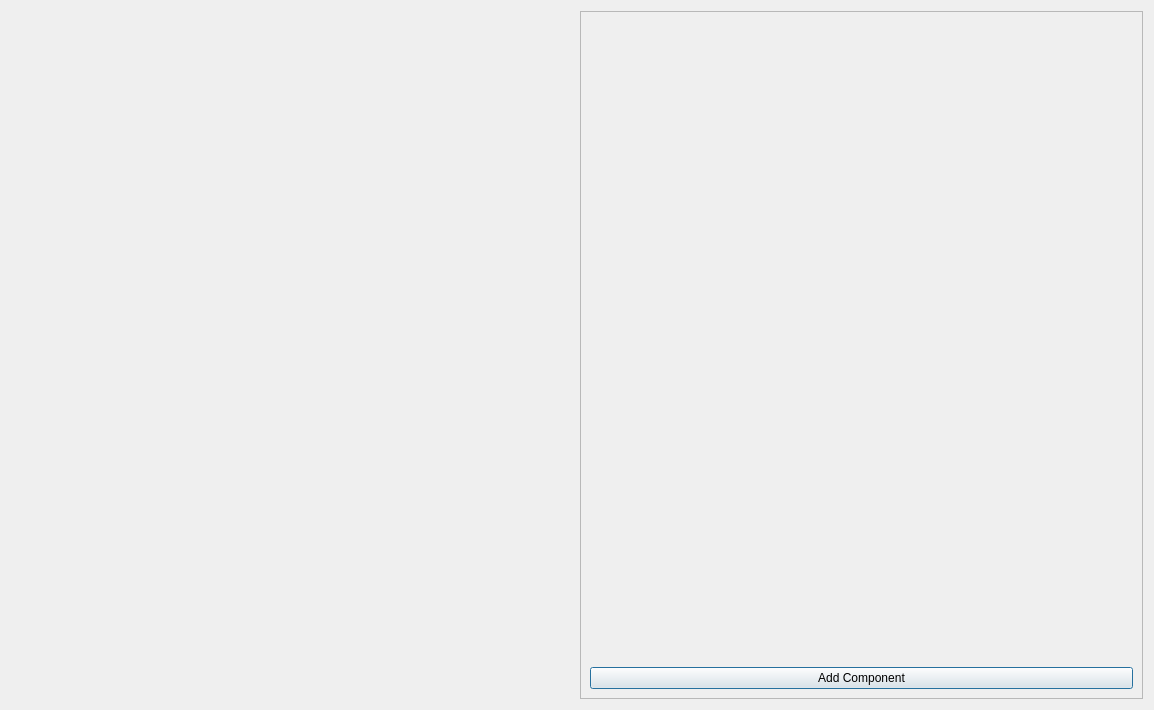
<?xml version="1.0" encoding="UTF-8"?>
<ui version="4.0">
 <class>Prefab_Editor_Dialog</class>
 <widget class="QDialog" name="Prefab_Editor_Dialog">
  <property name="geometry">
   <rect>
    <x>0</x>
    <y>0</y>
    <width>1154</width>
    <height>710</height>
   </rect>
  </property>
  <property name="windowTitle">
   <string>Prefab Editor</string>
  </property>
  <layout class="QVBoxLayout" name="verticalLayout_2">
   <item>
    <layout class="QHBoxLayout" name="horizontalLayout">
     <item>
      <widget class="Scene_View" name="prefab_view" native="true">
       <property name="sizePolicy">
        <sizepolicy hsizetype="MinimumExpanding" vsizetype="Preferred">
         <horstretch>0</horstretch>
         <verstretch>0</verstretch>
        </sizepolicy>
       </property>
       <property name="minimumSize">
        <size>
         <width>300</width>
         <height>300</height>
        </size>
       </property>
       <property name="focusPolicy">
        <enum>Qt::StrongFocus</enum>
       </property>
      </widget>
     </item>
     <item>
      <widget class="QScrollArea" name="scrollArea">
       <property name="styleSheet">
        <string notr="true"/>
       </property>
       <property name="widgetResizable">
        <bool>true</bool>
       </property>
       <widget class="QWidget" name="scrollAreaWidgetContents">
        <property name="geometry">
         <rect>
          <x>0</x>
          <y>0</y>
          <width>562</width>
          <height>688</height>
         </rect>
        </property>
        <layout class="QVBoxLayout" name="verticalLayout">
         <item>
          <widget class="Component_Widget" name="comp_widget" native="true">
           <property name="sizePolicy">
            <sizepolicy hsizetype="Preferred" vsizetype="MinimumExpanding">
             <horstretch>0</horstretch>
             <verstretch>0</verstretch>
            </sizepolicy>
           </property>
           <property name="styleSheet">
            <string notr="true"/>
           </property>
          </widget>
         </item>
         <item>
          <widget class="QPushButton" name="pushButton">
           <property name="text">
            <string>Add Component</string>
           </property>
          </widget>
         </item>
        </layout>
       </widget>
      </widget>
     </item>
    </layout>
   </item>
  </layout>
 </widget>
 <customwidgets>
  <customwidget>
   <class>Component_Widget</class>
   <extends>QWidget</extends>
   <header location="global">component_widget.h</header>
   <container>1</container>
  </customwidget>
  <customwidget>
   <class>Scene_View</class>
   <extends>QWidget</extends>
   <header location="global">scene_view.h</header>
   <container>1</container>
  </customwidget>
 </customwidgets>
 <resources/>
 <connections/>
</ui>
